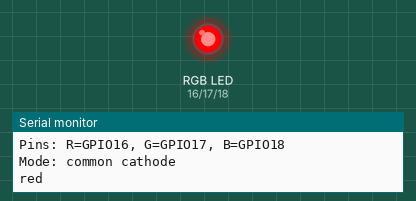
The sketch below on a simulated ESP32. Parts: an RGB LED mixed from three pins (HIGH = lit), the last lines printed to the serial monitor.

Above: at 1.5 s.
At 2.5 s:
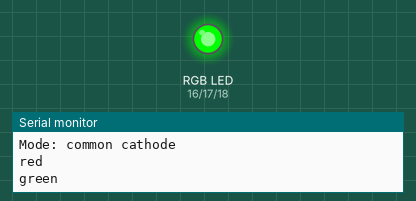
At 6.5 s:
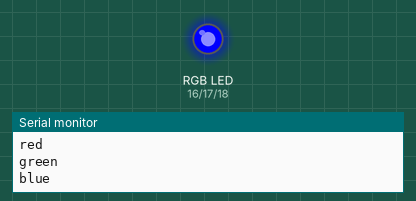
Timing chart, 0 to 7.9 s (numbered marks = the images above):
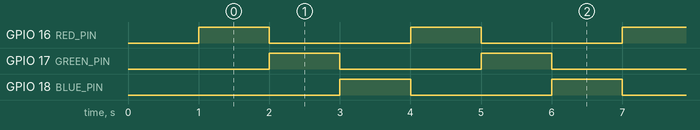

The sketch:

rgb_led_test.ino
```cpp
#include <Arduino.h>

constexpr uint8_t RED_PIN = 16;
constexpr uint8_t GREEN_PIN = 17;
constexpr uint8_t BLUE_PIN = 18;

constexpr bool COMMON_ANODE = false;

constexpr uint8_t RED_CHANNEL = 0;
constexpr uint8_t GREEN_CHANNEL = 1;
constexpr uint8_t BLUE_CHANNEL = 2;
constexpr uint32_t PWM_FREQUENCY = 5000;
constexpr uint8_t PWM_RESOLUTION = 8;

uint8_t ledValue(uint8_t value) {
  return COMMON_ANODE ? 255 - value : value;
}

void setRgb(uint8_t red, uint8_t green, uint8_t blue) {
#if defined(ESP_ARDUINO_VERSION_MAJOR) && ESP_ARDUINO_VERSION_MAJOR >= 3
  ledcWrite(RED_PIN, ledValue(red));
  ledcWrite(GREEN_PIN, ledValue(green));
  ledcWrite(BLUE_PIN, ledValue(blue));
#else
  ledcWrite(RED_CHANNEL, ledValue(red));
  ledcWrite(GREEN_CHANNEL, ledValue(green));
  ledcWrite(BLUE_CHANNEL, ledValue(blue));
#endif
}

void setup() {
  Serial.begin(115200);
  delay(1000);

#if defined(ESP_ARDUINO_VERSION_MAJOR) && ESP_ARDUINO_VERSION_MAJOR >= 3
  ledcAttach(RED_PIN, PWM_FREQUENCY, PWM_RESOLUTION);
  ledcAttach(GREEN_PIN, PWM_FREQUENCY, PWM_RESOLUTION);
  ledcAttach(BLUE_PIN, PWM_FREQUENCY, PWM_RESOLUTION);
#else
  ledcSetup(RED_CHANNEL, PWM_FREQUENCY, PWM_RESOLUTION);
  ledcSetup(GREEN_CHANNEL, PWM_FREQUENCY, PWM_RESOLUTION);
  ledcSetup(BLUE_CHANNEL, PWM_FREQUENCY, PWM_RESOLUTION);

  ledcAttachPin(RED_PIN, RED_CHANNEL);
  ledcAttachPin(GREEN_PIN, GREEN_CHANNEL);
  ledcAttachPin(BLUE_PIN, BLUE_CHANNEL);
#endif

  Serial.println();
  Serial.println("R series RGB LED test");
  Serial.println("Pins: R=GPIO16, G=GPIO17, B=GPIO18");
  Serial.println(COMMON_ANODE ? "Mode: common anode" : "Mode: common cathode");
}

void loop() {
  Serial.println("red");
  setRgb(255, 0, 0);
  delay(1000);

  Serial.println("green");
  setRgb(0, 255, 0);
  delay(1000);

  Serial.println("blue");
  setRgb(0, 0, 255);
  delay(1000);
}
```

Measured:
- by itself, GPIO 16 (RED_PIN), GPIO 17 (GREEN_PIN), GPIO 18 (BLUE_PIN): alternates HIGH for 1.0 s and LOW for 2.0 s
- by itself, everything shown: repeats every 3.0 s, in 3 steps
